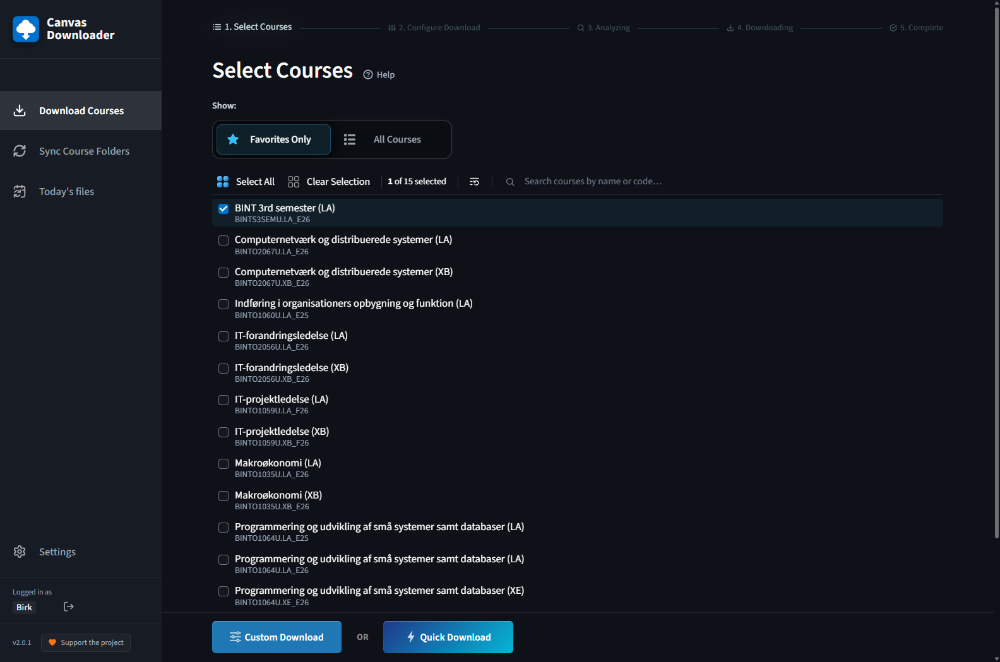
#> input picture _audit_runs/_navperf/rawframes/dl1_to_dl2_t0000_actual0050.png, 1000 x 662 px
$ python -i measure_launch_flash.py   (imports and definitions only)
#> lines starting #> are read from the running program, lines starting #| are printed output that depends on the picture
#> further down, picture is the input picture: PIL image 1000x662 RGB; mean R, G, B 20.3, 25.2, 32.4
"""Measure the packaged app's FIRST SECONDS on screen, frame by frame.

The reported defect (`fp:66b3e213c23d`): a cold launch shows a full-screen WHITE
frame before the dark splash. `start.py` already passes
``background_color='#0d1117'`` and pywebview applies it - but to the **NSWindow**
(`cocoa.py: self.window.setBackgroundColor_(...)`), while the WKWebView draws its
own opaque white until its first document paints. So the window colour is never
what you see.

WHY A SCRIPT AND NOT AN EYEBALL: the flash is ONE frame of a launch. "Did it look
better?" cannot answer whether a compositing change fixed it or merely moved it,
and this change touches how every screen composites. A luminance trace can, and
it is the same instrument `scripts/measure_nav.py` uses for the navigation
overlay - a peak above the settled value IS the flash.

    python scripts/measure_launch_flash.py --label before
    python scripts/measure_launch_flash.py --label after --compare before

Frames land in ``_audit_runs/_screens/flash_<label>/`` and the trace in
``flash_<label>.json`` beside them, so a run can be re-read without re-launching.
"""
from __future__ import annotations

import argparse
import json
import subprocess
import sys
import time
from pathlib import Path

REPO = Path(__file__).resolve().parents[1]
APP = REPO / "dist" / "Canvas Downloader.app"
OUT_ROOT = REPO / "_audit_runs" / "_screens"

#: RECORD, DO NOT SAMPLE. A one-frame flash cannot be caught by
#: `screencapture` polling: a full-screen PNG takes 100-200 ms to write, so the
#: effective rate is ~5-8 fps and the event is ~16-30 ms. The first version of
#: this script sampled at 0.12 s and "found" a peak at 0.52 s that was simply
#: the DESKTOP before the window appeared - measuring the wallpaper, not the app.
#: `screencapture -v` records at the display's real rate instead.
RECORD_S = 10
#: Analysis crops to the window INTERIOR so the desktop, menu bar and Dock
#: cannot be mistaken for the app. Fractions of the screen, inset generously.
CROP = (0.18, 0.22, 0.82, 0.80)   # l, t, r, b


def _luminance(img) -> float:
    """Rec.709 luma of the WINDOW INTERIOR, 0-255."""
    w, h = img.size
#> w = 1000; h = 662
    img = img.crop((int(w * CROP[0]), int(h * CROP[1]),
                    int(w * CROP[2]), int(h * CROP[3])))
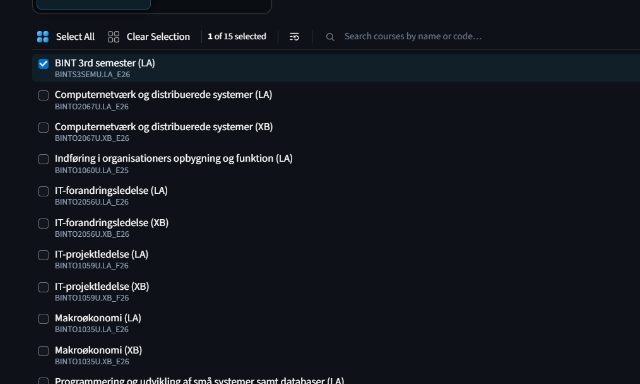
#> img: PIL image 640x384 RGB; mean R, G, B 20.1, 24, 30.2
    px = img.convert("RGB").resize((160, 100))
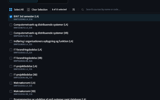
#> px: PIL image 160x100 RGB; mean R, G, B 20.1, 24, 30.2
    r, g, b = 0.0, 0.0, 0.0
    data = list(px.getdata())
#> data = 16000 items, first 6: (14, 17, 23), (14, 17, 23), (14, 17, 23), (14, 17, 23), (14, 17, 23), (14, 17, 23)
    n = len(data)
#> n = 16000
    for pr, pg, pb in data:
        r += pr
        g += pg
        b += pb
#> this loop made 16000 passes
#> (pr, pg, pb, r, g, b) on passes 1 to 3: (14, 17, 23, 14, 17, 23), (14, 17, 23, 28, 34, 46), (14, 17, 23, 42, 51, 69)
#> after the loop, b = 483088; g = 383464; r = 321086
    return (0.2126 * r + 0.7152 * g + 0.0722 * b) / n


# [4 lines left out: function _kill_app, not called in this run]


def _ffmpeg() -> str:
    import imageio_ffmpeg
    return imageio_ffmpeg.get_ffmpeg_exe()


# [134 lines left out: functions capture, summarise, main, not called in this run]


# [2 lines not run here, left out]

>>> from PIL import Image
>>> picture = Image.open('../_audit_runs/_navperf/rawframes/dl1_to_dl2_t0000_actual0050.png')
>>> result = _luminance(picture)
#> result = 23.59
